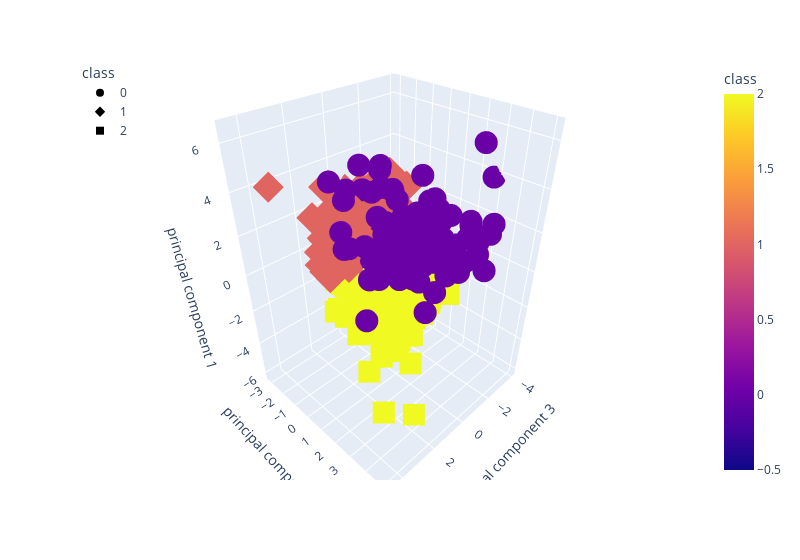

The notebook cell this image was saved under:
### Code cell
# BONUS: plot the 3 principal components
km = KMeans(n_clusters=3, random_state=0)
km.fit(pca_df)
pca_df["class"] = km.labels_

import plotly.express as px
fig = px.scatter_3d(
    pca_df,
    x = "principal component 3",
    y = "principal component 2", 
    z = "principal component 1", 
    color='class', 
    symbol='class',
    width=800,
)

fig.update_layout(legend=dict(x=0, y=1))
fig.show()

### Figure 1 — Plotly figure (JSON) as saved in the notebook; plotly's stock layout.template omitted (floating-point values rounded to 4 significant figures; data arrays with more than 128 entries replaced by an {"elided": "..."} marker saying what was removed)
{"data": [{"hovertemplate": "class=%{marker.color}<br>principal component 3=%{x}<br>principal component 2=%{y}<br>principal component 1=%{z}<extra></extra>", "legendgroup": "0", "marker": {"color": [0, 0, 0, 0, 0, 0, 0, 0, 0, 0, 0, 0, 0, 0, 0, 0, 0, 0, 0, 0, 0, 0, 0, 0, 0, 0, 0, 0, 0, 0, 0, 0, 0, 0, 0, 0, 0, 0, 0, 0, 0, 0, 0, 0, 0, 0, 0, 0, 0, 0, 0, 0, 0, 0, 0, 0, 0, 0, 0, 0, 0, 0, 0, 0, 0, 0, 0, 0, 0, 0, 0, 0, 0, 0, 0, 0, 0, 0, 0, 0, 0, 0, 0, 0, 0, 0, 0, 0, 0, 0, 0, 0, 0, 0, 0, 0, 0, 0, 0, 0, 0, 0, 0], "coloraxis": "coloraxis", "symbol": "circle"}, "mode": "markers", "name": "0", "scene": "scene", "showlegend": true, "type": "scatter3d", "x": [-1.385, -0.926, 2.004, 0.9319, 2.14, 0.5068, 0.2567, -3.975, -2.841, 1.63, 0.3289, -1.404, 1.072, -0.9498, -0.152, -0.04328, -0.3701, 0.3943, 0.2903, -0.5595, 0.1302, 0.4207, -1.451, 0.6487, 0.3346, 0.8769, -0.2419, 0.9564, -0.5792, -2.105, -3.832, -1.401, 0.2623, 1.579, 0.4801, 0.153, 1.054, 1.157, 1.191, 1.611, 2.305, -2.496, 0.4689, -0.2915, -0.1987, 1.351, -0.1176, 0.8539, 1.942, 2.386, 0.7557, -0.3277, 1.494, 1.696, 1.783, 0.6012, -1.19, 0.1525, 1.818, 1.44, -0.5371, 1.441, -0.3892, -0.9142, 1.271, -2.783, -0.01416, 2.318, 0.6385, 1.348, 0.3511, 0.455, -0.2995, -3.496, 2.797, 1.351, 0.3166, 0.1884, -1.179, -0.2962, -0.9612, -3.011, 1.205, 0.1202, 1.624, -0.1888, 0.9965, -0.3425, 0.5499, 2.23, 1.017, -0.9265, -1.031, -0.9548, -2.057, -1.356, -1.149, -1.175, -2.646, 4.605, -0.1541, -1.726, 0.003406], "y": [1.145, 4.895, 1.385, 2.036, -0.6445, 1.585, 0.2381, 2.791, 2.556, 3.539, 0.2554, 1.563, 0.655, 2.969, -0.1237, 0.8873, 2.145, 0.6095, 4.491, 5.054, 1.328, 0.7357, 2.313, 1.599, 0.6378, 2.158, 2.937, 2.489, 1.187, 3.602, 1.953, 2.073, 1.211, 2.714, -0.01925, 1.351, 1.012, 1.007, 0.6362, 1.829, 0.1165, 0.5601, 2.681, 2.494, 0.9104, 3.062, 0.7118, 1.419, 1.887, 0.6782, 0.9657, 1.71, 3.97, 1.605, 0.9093, -0.4584, 4.826, 3.293, 1.716, 3.633, 1.264, -0.5016, 4.245, 1.175, 3.304, 3.206, 3.547, 0.2766, 0.8337, 1.991, 3.205, 1.837, 0.9768, 1.039, 2.94, 0.2568, 2.204, 2.579, 2.352, 1.797, 0.3977, 2.547, 3.709, 2.044, 0.9973, 2.415, 3.153, 0.3546, 0.7476, 0.3117, 1.443, 2.215, 1.297, 1.115, 2.53, 0.4982, 2.03, 2.95, 1.342, 4.086, 3.837, 3.717, 0.7322], "z": [0.5355, 3.191, 0.7914, 0.5891, 4.47, 2.586, 4.66, 3.796, 1.144, 3.522, 1.665, 2.877, 0.6048, 0.29, 3.628, 1.85, 0.668, 1.336, 1.868, 1.801, 0.9278, 0.9801, 0.9243, 3.982, 2.469, 3.569, 3.754, 1.202, 0.4728, 1.726, 1.377, 1.084, 1.512, 1.68, 3.674, 0.3775, 0.8776, 3.19, 1.038, 1.515, 2.611, 2.4, 5.284, 1.262, 1.535, 3.033, 1.108, 0.5314, 1.041, 2.141, 2.5, 1.88, 0.3057, 1.673, 2.073, 3.671, 3.482, 0.1787, 1.751, 3.741, 0.4473, 3.935, 1.898, 1.496, 3.25, 0.6293, 2.395, 1.892, 2.558, 1.17, 4.505, 1.769, 0.7078, 1.456, 6.459, 5.196, 3.249, 1.525, 2.623, 3.125, 2.171, 1.729, 2.795, 0.1988, 1.869, 2.744, 1.081, 3.643, 2.011, 4.063, 0.7116, 0.636, 0.7252, 0.4428, 1.156, 1.375, 0.8903, 0.4761, 0.699, 1.872, 1.899, 6.178, 3.807]}, {"hovertemplate": "class=%{marker.color}<br>principal component 3=%{x}<br>principal component 2=%{y}<br>principal component 1=%{z}<extra></extra>", "legendgroup": "1", "marker": {"color": {"elided": "220 int values"}, "coloraxis": "coloraxis", "symbol": "diamond"}, "mode": "markers", "name": "1", "scene": "scene", "showlegend": true, "type": "scatter3d", "x": {"elided": "220 float values"}, "y": {"elided": "220 float values"}, "z": {"elided": "220 float values"}}, {"hovertemplate": "class=%{marker.color}<br>principal component 3=%{x}<br>principal component 2=%{y}<br>principal component 1=%{z}<extra></extra>", "legendgroup": "2", "marker": {"color": {"elided": "295 int values"}, "coloraxis": "coloraxis", "symbol": "square"}, "mode": "markers", "name": "2", "scene": "scene", "showlegend": true, "type": "scatter3d", "x": {"elided": "295 float values"}, "y": {"elided": "295 float values"}, "z": {"elided": "295 float values"}}], "layout": {"coloraxis": {"colorbar": {"title": {"text": "class"}}, "colorscale": [[0, "#0d0887"], [0.1111, "#46039f"], [0.2222, "#7201a8"], [0.3333, "#9c179e"], [0.4444, "#bd3786"], [0.5556, "#d8576b"], [0.6667, "#ed7953"], [0.7778, "#fb9f3a"], [0.8889, "#fdca26"], [1, "#f0f921"]]}, "legend": {"title": {"text": "class"}, "tracegroupgap": 0, "x": 0, "y": 1}, "margin": {"t": 60}, "scene": {"domain": {"x": [0, 1], "y": [0, 1]}, "xaxis": {"title": {"text": "principal component 3"}}, "yaxis": {"title": {"text": "principal component 2"}}, "zaxis": {"title": {"text": "principal component 1"}}}, "width": 800}}
